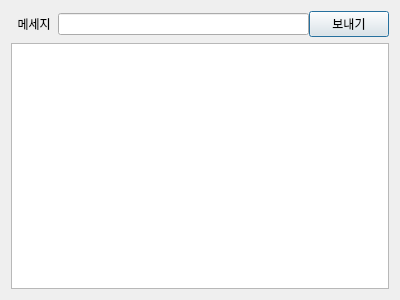
<?xml version="1.0" encoding="UTF-8"?>
<ui version="4.0">
 <class>Dialog</class>
 <widget class="QDialog" name="Dialog">
  <property name="windowModality">
   <enum>Qt::NonModal</enum>
  </property>
  <property name="geometry">
   <rect>
    <x>0</x>
    <y>0</y>
    <width>400</width>
    <height>300</height>
   </rect>
  </property>
  <property name="minimumSize">
   <size>
    <width>400</width>
    <height>300</height>
   </size>
  </property>
  <property name="maximumSize">
   <size>
    <width>400</width>
    <height>300</height>
   </size>
  </property>
  <property name="windowTitle">
   <string>Dialog</string>
  </property>
  <layout class="QVBoxLayout" name="verticalLayout">
   <item>
    <layout class="QHBoxLayout" name="horizontalLayout">
     <property name="spacing">
      <number>0</number>
     </property>
     <property name="leftMargin">
      <number>0</number>
     </property>
     <item>
      <widget class="QLabel" name="label">
       <property name="text">
        <string>  메세지  </string>
       </property>
      </widget>
     </item>
     <item>
      <widget class="QLineEdit" name="lineEdit"/>
     </item>
     <item>
      <widget class="QPushButton" name="pushButton">
       <property name="text">
        <string>보내기</string>
       </property>
      </widget>
     </item>
    </layout>
   </item>
   <item>
    <widget class="QGraphicsView" name="graphicsView"/>
   </item>
  </layout>
 </widget>
 <resources/>
 <connections>
  <connection>
   <sender>pushButton</sender>
   <signal>clicked()</signal>
   <receiver>graphicsView</receiver>
   <slot>invalidateScene()</slot>
   <hints>
    <hint type="sourcelabel">
     <x>341</x>
     <y>19</y>
    </hint>
    <hint type="destinationlabel">
     <x>341</x>
     <y>87</y>
    </hint>
   </hints>
  </connection>
 </connections>
</ui>
